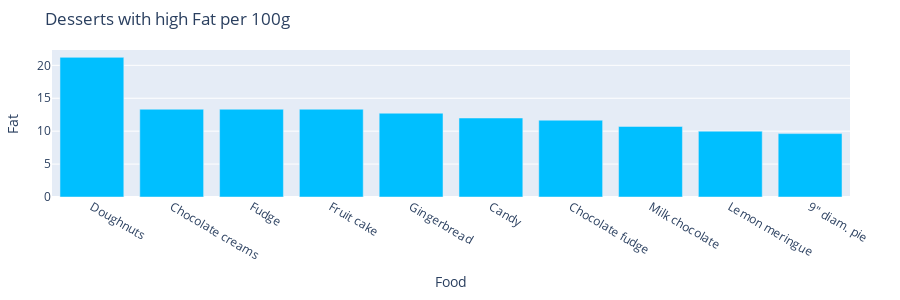

Here is the notebook cell this chart was saved with:
### Markdown cell above
# Analyzing Desserts sweets Category

### Code cell
desserts = nutrients[nutrients['Category'].isin(['Desserts sweets'])]
desserts_top_fat = desserts.sort_values(by='Fat', ascending=False)
desserts_top_fat = desserts_top_fat.head(10)

fig = go.Figure(data=go.Bar(x=desserts_top_fat['Food'], y=desserts_top_fat['Fat'], marker_color='deepskyblue'))

fig.update_layout(
    title="Desserts with high Fat per 100g",
    xaxis_title="Food",
    yaxis_title="Fat",
    autosize=False,
    width=900,
    height=300,
    margin=dict(l=50, r=50, t=50, b=50)
)

fig.show()

### Figure 1 — Plotly figure (JSON) as saved in the notebook; plotly's stock layout.template omitted (floating-point values rounded to 4 significant figures)
{"data": [{"marker": {"color": "deepskyblue"}, "type": "bar", "x": ["Doughnuts", "Chocolate creams", "Fudge", "Fruit cake", "Gingerbread", "Candy", "Chocolate fudge", "Milk chocolate", "Lemon meringue", "9\" diam. pie"], "y": [21.21, 13.33, 13.33, 13.33, 12.73, 12, 11.67, 10.71, 10, 9.63]}], "layout": {"autosize": false, "height": 300, "margin": {"b": 50, "l": 50, "r": 50, "t": 50}, "title": {"text": "Desserts with high Fat per 100g"}, "width": 900, "xaxis": {"title": {"text": "Food"}}, "yaxis": {"title": {"text": "Fat"}}}}
